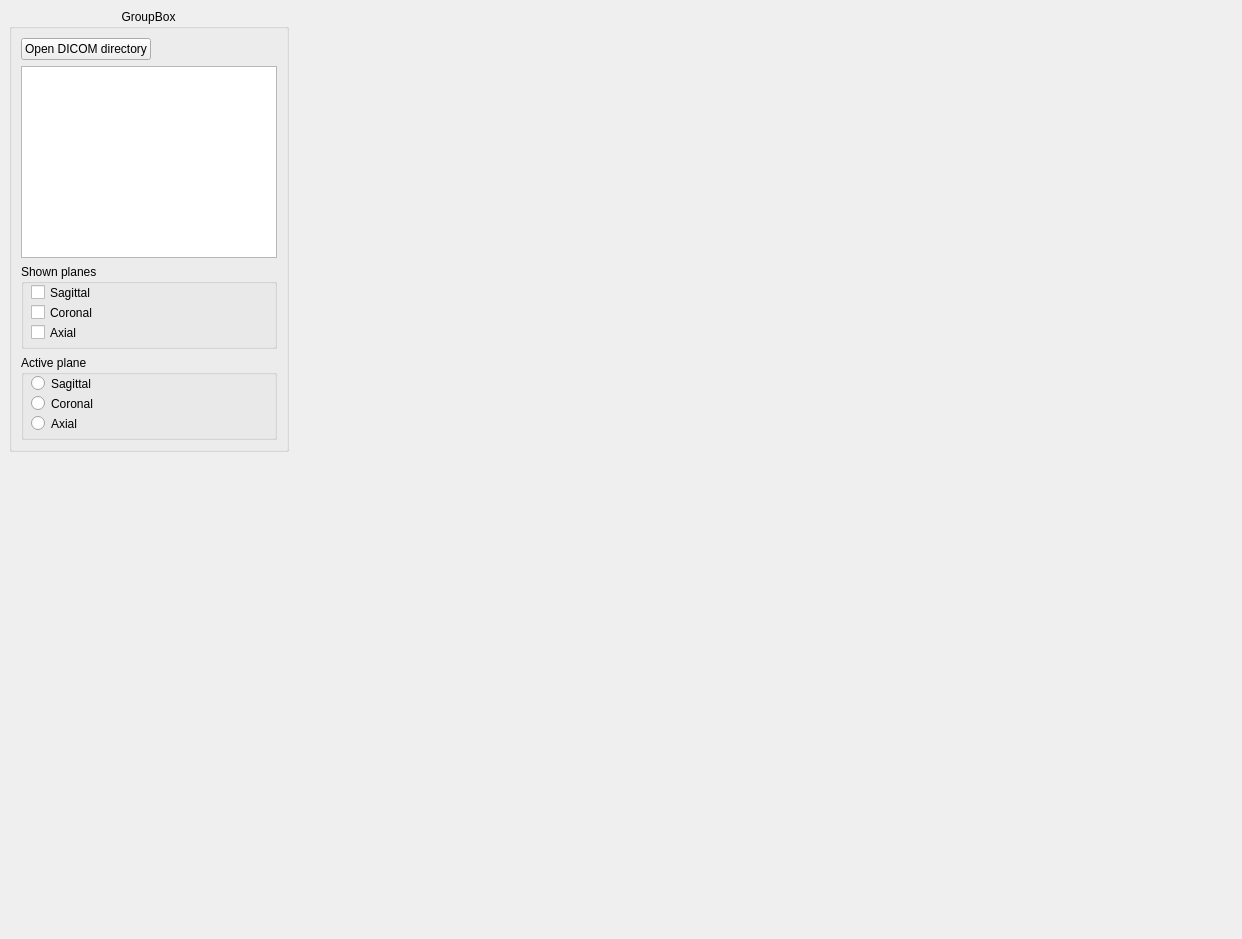
<?xml version="1.0" encoding="UTF-8"?>
<ui version="4.0">
 <class>CTViewer</class>
 <widget class="QMainWindow" name="CTViewer">
  <property name="geometry">
   <rect>
    <x>0</x>
    <y>0</y>
    <width>1242</width>
    <height>939</height>
   </rect>
  </property>
  <property name="minimumSize">
   <size>
    <width>11</width>
    <height>0</height>
   </size>
  </property>
  <property name="windowTitle">
   <string>CT Viewer</string>
  </property>
  <widget class="QWidget" name="centralwidget">
   <layout class="QGridLayout" name="gridLayout">
    <item row="0" column="1" rowspan="2">
     <widget class="QVTKWidget" name="qvtkWidget" native="true">
      <property name="sizePolicy">
       <sizepolicy hsizetype="MinimumExpanding" vsizetype="MinimumExpanding">
        <horstretch>0</horstretch>
        <verstretch>0</verstretch>
       </sizepolicy>
      </property>
     </widget>
    </item>
    <item row="0" column="0">
     <widget class="QGroupBox" name="grpFiles">
      <property name="title">
       <string>GroupBox</string>
      </property>
      <property name="alignment">
       <set>Qt::AlignHCenter|Qt::AlignTop</set>
      </property>
      <layout class="QGridLayout" name="gridLayout_2">
       <item row="0" column="0">
        <widget class="QPushButton" name="pbOpenDicom">
         <property name="sizePolicy">
          <sizepolicy hsizetype="Maximum" vsizetype="Fixed">
           <horstretch>0</horstretch>
           <verstretch>0</verstretch>
          </sizepolicy>
         </property>
         <property name="text">
          <string>Open DICOM directory</string>
         </property>
        </widget>
       </item>
       <item row="1" column="0">
        <widget class="QTextBrowser" name="tbrowseLog">
         <property name="sizePolicy">
          <sizepolicy hsizetype="Maximum" vsizetype="Maximum">
           <horstretch>0</horstretch>
           <verstretch>0</verstretch>
          </sizepolicy>
         </property>
        </widget>
       </item>
       <item row="2" column="0">
        <widget class="QGroupBox" name="groupBox">
         <property name="sizePolicy">
          <sizepolicy hsizetype="Preferred" vsizetype="Preferred">
           <horstretch>0</horstretch>
           <verstretch>0</verstretch>
          </sizepolicy>
         </property>
         <property name="minimumSize">
          <size>
           <width>0</width>
           <height>85</height>
          </size>
         </property>
         <property name="title">
          <string>Shown planes</string>
         </property>
         <widget class="QCheckBox" name="showSagital">
          <property name="geometry">
           <rect>
            <x>10</x>
            <y>20</y>
            <width>70</width>
            <height>17</height>
           </rect>
          </property>
          <property name="text">
           <string>Sagittal</string>
          </property>
         </widget>
         <widget class="QCheckBox" name="showCoronal">
          <property name="geometry">
           <rect>
            <x>10</x>
            <y>40</y>
            <width>70</width>
            <height>17</height>
           </rect>
          </property>
          <property name="text">
           <string>Coronal</string>
          </property>
         </widget>
         <widget class="QCheckBox" name="showTransvers">
          <property name="geometry">
           <rect>
            <x>10</x>
            <y>60</y>
            <width>91</width>
            <height>17</height>
           </rect>
          </property>
          <property name="text">
           <string>Axial</string>
          </property>
         </widget>
        </widget>
       </item>
       <item row="3" column="0">
        <widget class="QGroupBox" name="groupBox_2">
         <property name="minimumSize">
          <size>
           <width>0</width>
           <height>85</height>
          </size>
         </property>
         <property name="title">
          <string>Active plane</string>
         </property>
         <widget class="QRadioButton" name="btnSagittalActive">
          <property name="geometry">
           <rect>
            <x>10</x>
            <y>20</y>
            <width>82</width>
            <height>17</height>
           </rect>
          </property>
          <property name="text">
           <string>Sagittal</string>
          </property>
         </widget>
         <widget class="QRadioButton" name="btnCoronalActive">
          <property name="geometry">
           <rect>
            <x>10</x>
            <y>40</y>
            <width>82</width>
            <height>17</height>
           </rect>
          </property>
          <property name="text">
           <string>Coronal</string>
          </property>
         </widget>
         <widget class="QRadioButton" name="btnAxialActive">
          <property name="geometry">
           <rect>
            <x>10</x>
            <y>60</y>
            <width>82</width>
            <height>17</height>
           </rect>
          </property>
          <property name="text">
           <string>Axial</string>
          </property>
         </widget>
        </widget>
       </item>
      </layout>
     </widget>
    </item>
    <item row="1" column="0">
     <spacer name="verticalSpacer">
      <property name="orientation">
       <enum>Qt::Vertical</enum>
      </property>
      <property name="sizeHint" stdset="0">
       <size>
        <width>20</width>
        <height>40</height>
       </size>
      </property>
     </spacer>
    </item>
   </layout>
  </widget>
  <action name="actionOpenFile">
   <property name="enabled">
    <bool>true</bool>
   </property>
   <property name="text">
    <string>Open File...</string>
   </property>
  </action>
  <action name="actionExit">
   <property name="text">
    <string>Exit</string>
   </property>
  </action>
  <action name="actionPrint">
   <property name="text">
    <string>Print</string>
   </property>
  </action>
  <action name="actionHelp">
   <property name="text">
    <string>Help</string>
   </property>
  </action>
  <action name="actionSave">
   <property name="text">
    <string>Save</string>
   </property>
  </action>
 </widget>
 <customwidgets>
  <customwidget>
   <class>QVTKWidget</class>
   <extends>QWidget</extends>
   <header>QVTKWidget.h</header>
  </customwidget>
 </customwidgets>
 <resources/>
 <connections/>
</ui>
